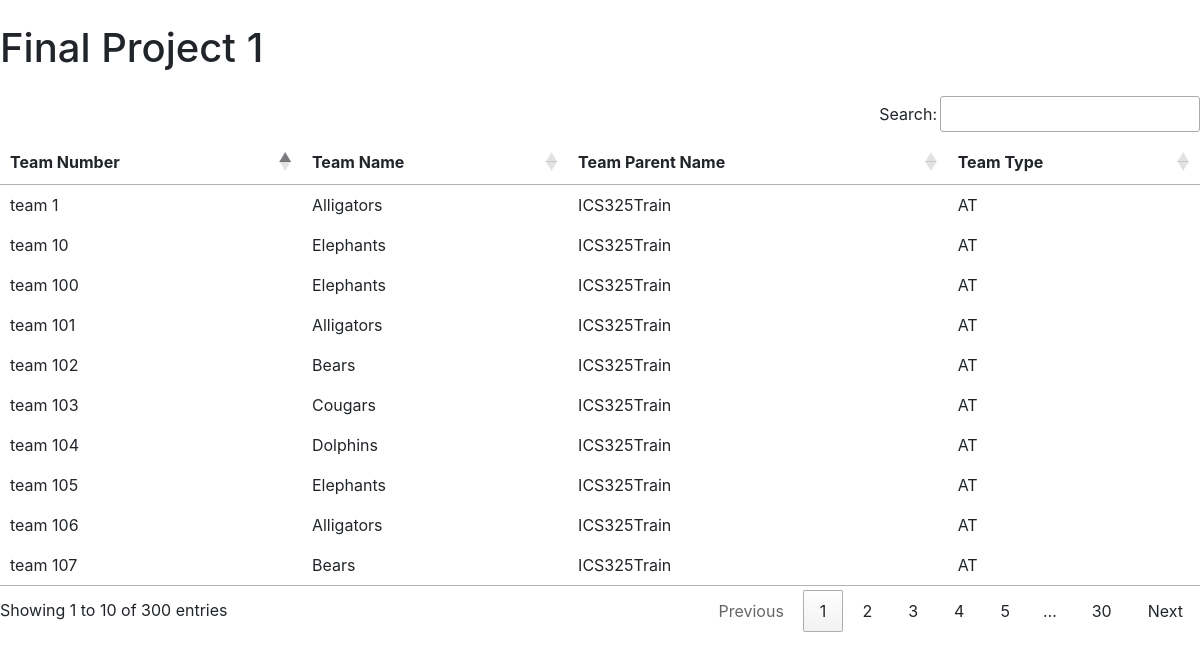
The page / on the database its author committed.
### tables this page shows
CREATE TABLE `trains_and_teams` (
  `team_id` varchar(50) NOT NULL,
  `team_name` varchar(55) NOT NULL,
  `parent_name` varchar(55) DEFAULT NULL,
  `type` varchar(3) DEFAULT NULL
);

### index.php (the view, shortened to what this page needs)
<?php
  require_once("initialize.php");
  $query = "SELECT * FROM trains_and_teams";
  $GLOBALS['agileTeamsResults'] = mysqli_query($db, $query);
?>
<?php include('header.php'); ?>
    <div calss="container-fluid">
      <h1 class="my-4">Final Project 1</h1>
      <div id="tableView">
        <table calss="table table-striped" id="agileTeamsTable">
          <div class="table responsive">
            <thead>
              <tr>
                <th>Team Number</th>
                <th>Team Name</th>
                <th>Team Parent Name</th>
                <th>Team Type</th>
              </tr>
            </thead>
            <tbody>
              <?php
                if ($agileTeamsResults->num_rows > 0){
                  while($row = $agileTeamsResults->fetch_assoc()){
                    echo '<tr>
                            <td>'.$row['team_id'].'</td>
                            <td>'.$row["team_name"].'</td>
                            <td>'.$row["parent_name"].'</td>
                            <td>'.$row["type"].'</td>
                          </tr>';
                  }
                } else {
                  echo "0 results";
                }
              ?>
            </tbody>
          </div>
        </table>
      </div>
    </div>
<?php include('footer.php'); ?>

### header.php (shortened to what this page needs)
<!DOCTYPE html>
<html>
  <head>
    <link rel="stylesheet" type="text/css" href="styles/style.css">
    <link rel="stylesheet" href="https://cdn.datatables.net/1.10.19/css/jquery.dataTables.min.css">
  </head>
  <body>

### footer.php (shortened to what this page needs)
<link rel="stylesheet" href="https://maxcdn.bootstrapcdn.com/bootstrap/4.0.0/css/bootstrap.min.css">
</body>
</html>

### rows shown on the page
trains_and_teams: team_id "team 1", team_name "Alligators", parent_name "ICS325Train", type "AT"
trains_and_teams: team_id "team 10", team_name "Elephants", parent_name "ICS325Train", type "AT"
trains_and_teams: team_id "team 100", team_name "Elephants", parent_name "ICS325Train", type "AT"
trains_and_teams: team_id "team 101", team_name "Alligators", parent_name "ICS325Train", type "AT"
trains_and_teams: team_id "team 102", team_name "Bears", parent_name "ICS325Train", type "AT"
trains_and_teams: team_id "team 103", team_name "Cougars", parent_name "ICS325Train", type "AT"
trains_and_teams: team_id "team 104", team_name "Dolphins", parent_name "ICS325Train", type "AT"
trains_and_teams: team_id "team 105", team_name "Elephants", parent_name "ICS325Train", type "AT"
trains_and_teams: team_id "team 106", team_name "Alligators", parent_name "ICS325Train", type "AT"
trains_and_teams: team_id "team 107", team_name "Bears", parent_name "ICS325Train", type "AT"
